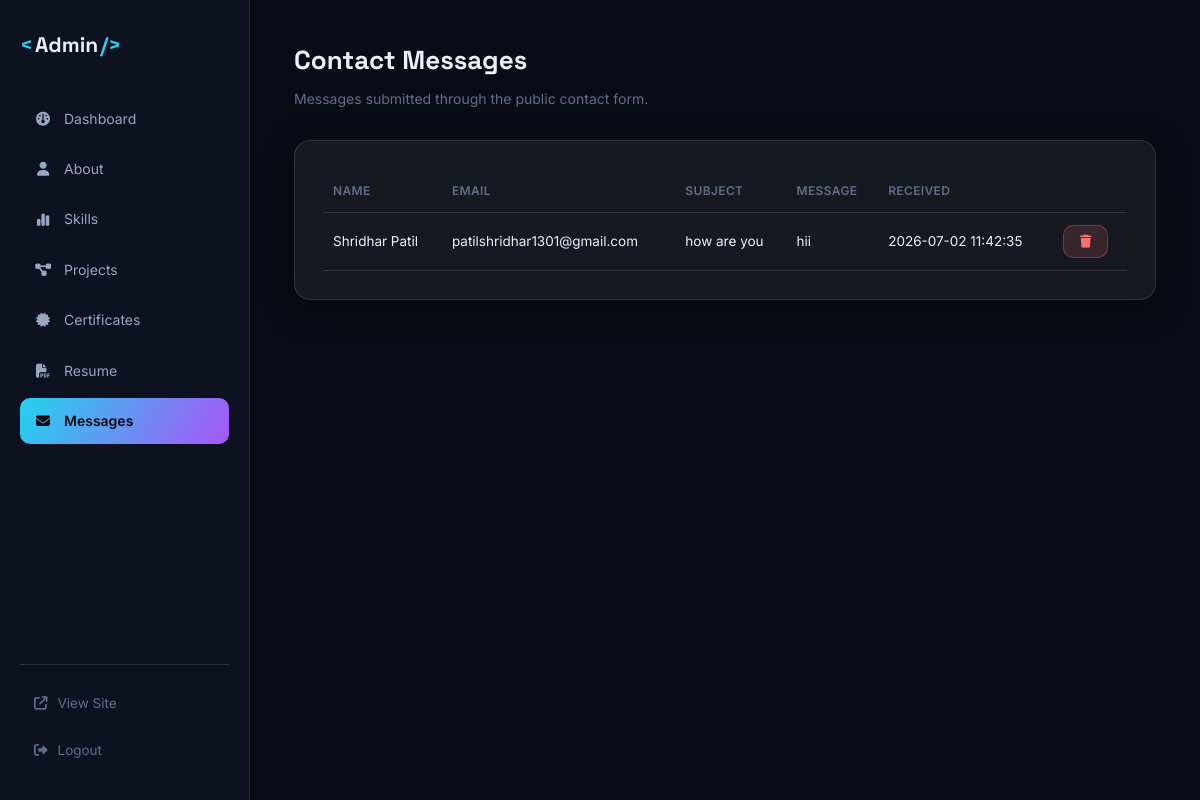
The app's page /admin/messages (signed in), older data.
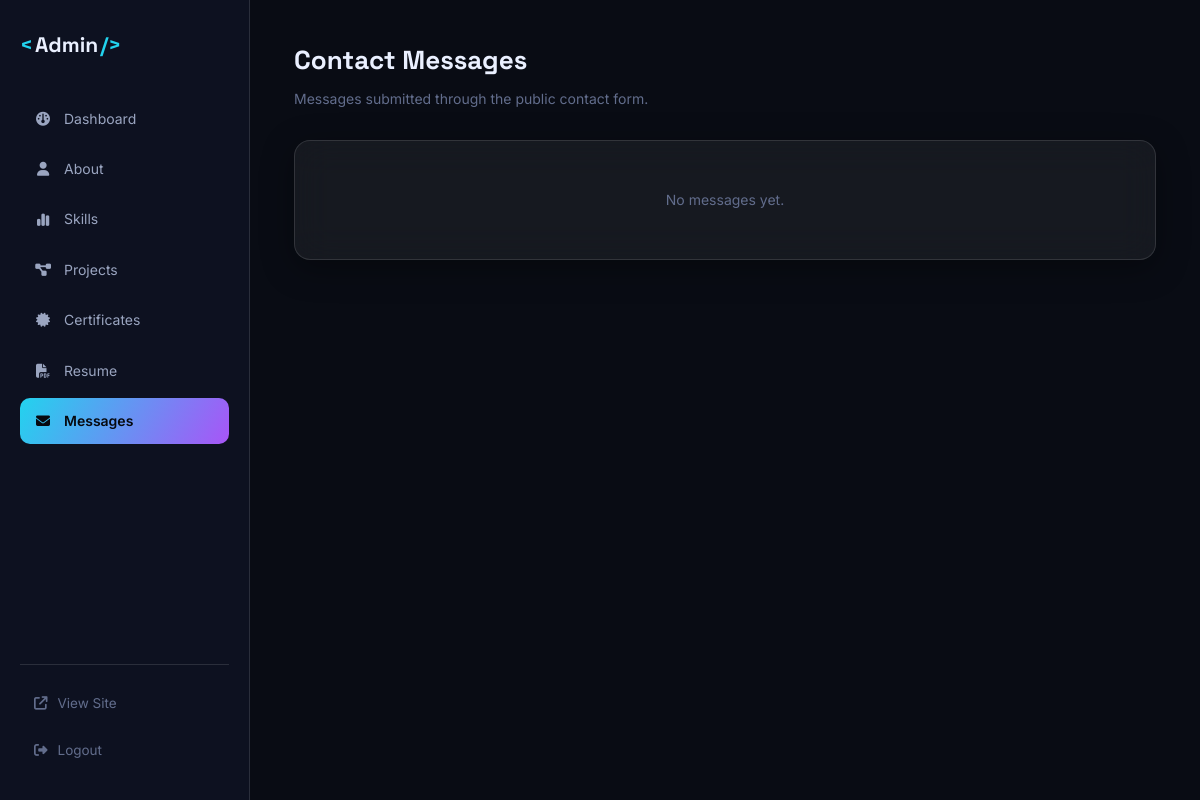
The same page, newer data.
### tables this page shows
CREATE TABLE messages (
    id INTEGER PRIMARY KEY AUTOINCREMENT,
    name TEXT NOT NULL,
    email TEXT NOT NULL,
    subject TEXT,
    message TEXT NOT NULL,
    is_read INTEGER DEFAULT 0,
    created_at TIMESTAMP DEFAULT CURRENT_TIMESTAMP
);

### app.py (the view)
@app.route("/admin/messages")
@login_required
def admin_messages():
    db = get_db()
    db.execute("UPDATE messages SET is_read = 1")
    db.commit()
    messages = db.execute("SELECT * FROM messages ORDER BY created_at DESC").fetchall()
    return render_template("admin/messages.html", messages=messages)

### app.py (called while the page is built)
def get_db():
    if "db" not in g:
        g.db = sqlite3.connect(app.config["DATABASE"])
        g.db.row_factory = sqlite3.Row
        g.db.execute("PRAGMA foreign_keys = ON")
    return g.db

def login_required(view):
    @wraps(view)
    def wrapped(*args, **kwargs):
        if not session.get("admin_logged_in"):
            flash("Please log in to access the admin dashboard.", "warning")
            return redirect(url_for("admin_login", next=request.path))
        return view(*args, **kwargs)
    return wrapped

### templates/admin/messages.html (shortened to what this page needs)
{% extends "admin/base.html" %}
{% block content %}
<div class="admin-header">
  <h1>Contact Messages</h1>
  <p>Messages submitted through the public contact form.</p>
</div>
<div class="admin-panel glass">
  {% if messages %}
  <table class="admin-table">
    <thead><tr><th>Name</th><th>Email</th><th>Subject</th><th>Message</th><th>Received</th><th></th></tr></thead>
    <tbody>
      {% for m in messages %}
      <tr>
        <td>{{ m.name }}</td>
        <td>{{ m.email }}</td>
        <td>{{ m.subject or '—' }}</td>
        <td class="msg-cell">{{ m.message }}</td>
        <td>{{ m.created_at }}</td>
        <td>
          <form method="POST" action="{{ url_for('admin_delete_message', message_id=m.id) }}" onsubmit="return confirm('Delete this message?');">
            <button type="submit" class="btn btn-sm btn-danger"><i class="fa-solid fa-trash"></i></button>
          </form>
        </td>
      </tr>
      {% endfor %}
    </tbody>
  </table>
  {% else %}
  <p class="empty-state">No messages yet.</p>
  {% endif %}
</div>
{% endblock %}

Row changes from the older to the newer data that the page shows:
removed messages: name "Shridhar Patil", email "patilshridhar1301@gmail.com", subject "how are you", message "hii", created_at "2026-07-02 11:42:35"
Text that changed along with them:
text no longer shown: "NAME EMAIL SUBJECT MESSAGE RECEIVED"
text now shown: "No messages yet."
